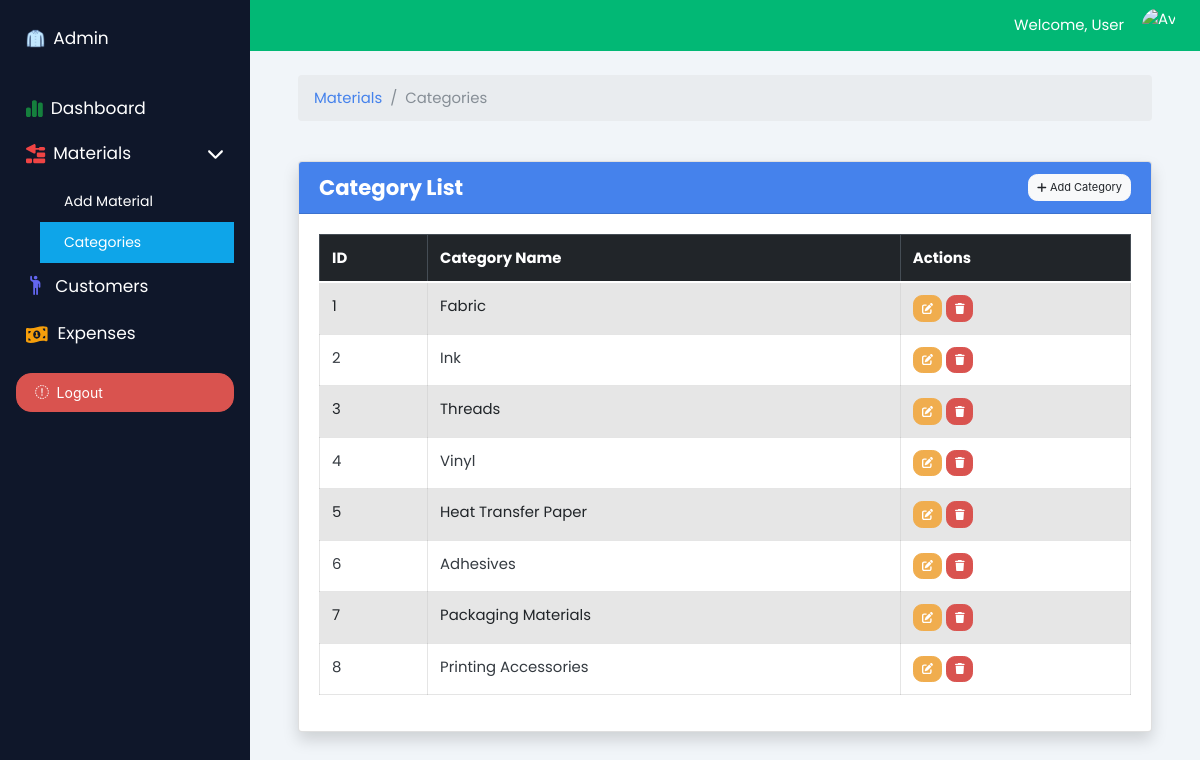
The page /admin/material_categories.php on the database its author committed.
### tables this page shows
CREATE TABLE `material_categories` (
  `category_id` int(11) NOT NULL,
  `category_name` varchar(255) NOT NULL
);

### models/admin_materials.php (called while the page is built, shortened)
<?php
function getMaterialCategories($conn) {
    $categories = [];
    $sql = "SELECT category_id, category_name FROM material_categories ORDER BY category_id ASC";
    if ($result = $conn->query($sql)) {
        while ($row = $result->fetch_assoc()) {
            $categories[] = $row;
        }
    } else {
        echo "Error: " . $conn->error;
    }
    return $categories;
}
?>

### admin/material_categories.php (the view, shortened to what this page needs)
<?php
require '../inc/database.php';
require '../models/admin_materials.php';
$categories = getMaterialCategories($conn);
?>
<!DOCTYPE html>
<html lang="en">
<head>
    <?php require '../inc/head.php'; ?>
    <link rel="stylesheet" href="../public/css/main.css">
</head>
<body class="poppins-regular">
    <?php require 'partials/sidebar.php'; ?>
    <div class="flex-grow-1 bg-slate-100">
        <?php require 'partials/header.php'; ?>
        <div class="container mt-4 px-5">
            <div class="row mb-4">
                <div class="col-md-12">
                    <nav aria-label="breadcrumb">
                        <ol class="breadcrumb">
                            <li class="breadcrumb-item"><a href="materials.php">Materials</a></li>
                            <li class="breadcrumb-item active" aria-current="page">Categories</li>
                        </ol>
                    </nav>
                </div>
            </div>
            <div class="row mb-4">
                <div class="col-md-12">
                    <div class="card shadow rounded">
                        <div class="card-header bg-primary text-white d-flex justify-content-between align-items-center">
                            <h5 class="mb-0">Category List</h5>
                            <button class="btn btn-light btn-sm" data-bs-toggle="modal" data-bs-target="#addCategoryModal">
                                <i class="fa-solid fa-plus"></i> Add Category
                            </button>
                        </div>
                        <div class="card-body">
                            <table class="table table-bordered table-striped">
                                <thead class="table-dark">
                                    <tr>
                                        <th>ID</th>
                                        <th>Category Name</th>
                                        <th>Actions</th>
                                    </tr>
                                </thead>
                                <tbody>
                                    <?php if (!empty($categories)): ?>
                                        <?php foreach ($categories as $category): ?>
                                            <tr>
                                                <td><?= htmlspecialchars($category['category_id']) ?></td>
                                                <td><?= htmlspecialchars($category['category_name']) ?></td>
                                                <td>
                                                    <a href="edit_category.php?id=<?= $category['category_id'] ?>" class="btn btn-warning btn-sm">
                                                        <i class="fa-solid fa-pen-to-square"></i>
                                                    </a>
                                                    <a href="delete_category.php?id=<?= $category['category_id'] ?>" class="btn btn-danger btn-sm" onclick="return confirm('Are you sure you want to delete this category?');">
                                                        <i class="fa-solid fa-trash"></i>
                                                    </a>
                                                </td>
                                            </tr>
                                        <?php endforeach; ?>
                                    <?php else: ?>
                                        <tr>
                                            <td colspan="3" class="text-center">No categories found.</td>
                                        </tr>
                                    <?php endif; ?>
                                </tbody>
                            </table>
                        </div>
                    </div>
                </div>
            </div>
        </div>
    </div>
</body>
</html>

### public/css/main.css (style rules this page uses)
.poppins-regular { font-family: "Poppins", sans-serif; font-weight: 400; font-style: normal; }
* { margin: 0; padding: 0; box-sizing: border-box; }
body { display: flex; }
a { text-decoration: none; }
.bg-slate-100 { background-color: #f1f5f9; }

### rows shown on the page
material_categories: category_id "1", category_name "Fabric"
material_categories: category_id "2", category_name "Ink"
material_categories: category_id "3", category_name "Threads"
material_categories: category_id "4", category_name "Vinyl"
material_categories: category_id "5", category_name "Heat Transfer Paper"
material_categories: category_id "6", category_name "Adhesives"
material_categories: category_id "7", category_name "Packaging Materials"
material_categories: category_id "8", category_name "Printing Accessories"

### other values the page prints
$account_info['username'] "User"
